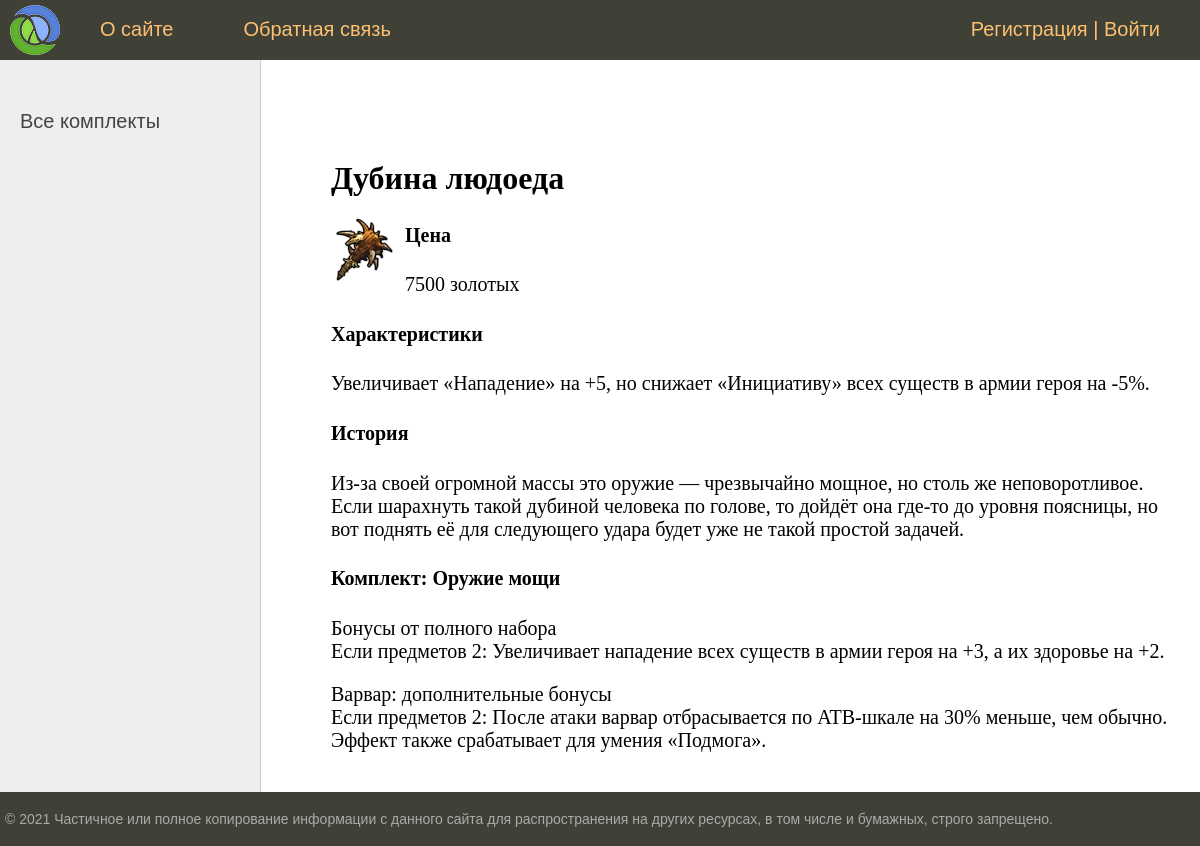
Screenshot of /post/3/ with the database file from the repository.
### Artifacts/models.py (models this page shows, shortened)
class Artifacts(models.Model):
    title = models.CharField(max_length=255)
    stats = models.TextField()
    price = models.IntegerField()
    history = models.TextField()
    slot = models.CharField(max_length=255)
    photo = models.ImageField(upload_to='photos/')
    set = models.ForeignKey(Sets, on_delete=models.DO_NOTHING)
    time_create = models.DateTimeField(auto_now_add=True, blank=True)
    time_update = models.DateTimeField(auto_now=True, blank=True)
    is_published = models.BooleanField(default=True, blank=True)
    class Meta:
        verbose_name = 'Артефакты'
        verbose_name_plural = 'Артефакты'

class Sets(models.Model):
    set_name = models.CharField(max_length=255, db_index=True)
    bonus = models.TextField()
    def __str__(self):
        return self.set_name
    class Meta:
        verbose_name = 'Комплекты'
        verbose_name_plural = 'Комплекты'

### Artifacts/views.py (the view)
# urls.py: path('post/<int:post_id>/', show_post, name='post'),
def show_post(request, post_id):
    post = get_object_or_404(Artifacts, pk=post_id)
    set = get_object_or_404(Sets, pk=post.set_id)
    context = {
        'post': post,
        'menu': menu,
        'title': post.title,
        'set_selected': post.set_id,
        'set': set
    }
    return render(request, 'post.html', context=context)

### Artifacts/templates/post.html
{% extends 'base.html' %}
{% block content %}
<h1>{{post.title}}</h1>
{% if post.photo %}
<p><img class="img-article-left" src="{{post.photo.url}}"></p>
{% endif %}
<h4>Цена</h4>
{{post.price}} золотых
<h4>Характеристики</h4>
{{post.stats}}
<h4>История</h4>
{{post.history}}
<h4> Комплект: {{set}} </h4>
{{set.bonus|linebreaks}}
{% endblock %}

### Artifacts/static/CSS/styles.css (style rules this page uses)
html, body { font-family: 'Arial'; margin: 0; padding: 0; height: 100%; width: 100%; color: #444; }
img { max-width: 600px; height: auto; }
img.img-article-left { max-width: 300px; height: auto; float: left; padding: 0 10px 10px 0; }
.content-text h1 { font-size: 32px; }

### rows the page displays
Artifacts: title "Дубина людоеда", photo (picture), price "7500", stats "Увеличивает «Нападение» на +5, но снижает «Инициативу» всех существ в армии героя на -5%.", history "Из-за своей огромной массы это оружие — чрезвычайно мощное, но столь же неповоротливое. Если шарахнуть такой дубиной человека по голове, то дойдёт она где-то до уровня поясницы, но вот поднять её для следующего удара будет уже не такой простой задачей."
Sets: set_name "Оружие мощи", bonus "Бонусы от полного набора Если предметов 2: Увеличивает нападение всех существ в армии героя на +3, а их здоровье на +2. Варвар: дополнительные бонусы Если предметов 2: После атаки варвар отбрасывается по ATB-шкале на 30% меньше, чем обычно. Эффект также срабатывает для умения «Подмога»."

### other values shown
{{ m.title }} "О сайте" "Обратная связь"
